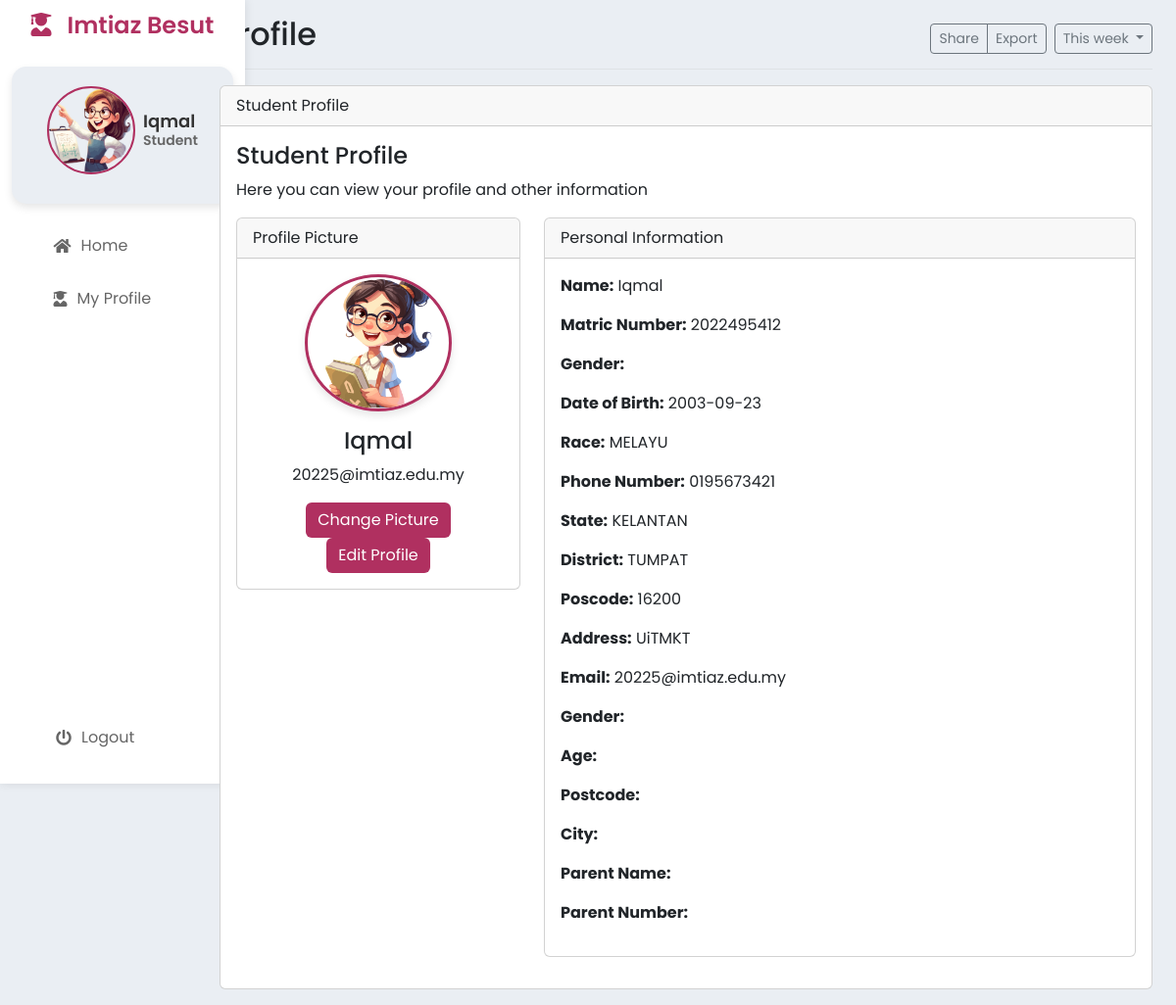
Page /StudentProfile.php (signed in) on the committed database.
### tables this page shows
CREATE TABLE `student` (
  `studID` int NOT NULL,
  `studName` varchar(50) NOT NULL,
  `studIC` varchar(12) NOT NULL,
  `studGender` varchar(2) NOT NULL,
  `studDOB` date DEFAULT NULL,
  `studPhone` varchar(15) DEFAULT NULL,
  `studState` varchar(50) DEFAULT NULL,
  `studDistrict` varchar(50) DEFAULT NULL,
  `studPoscode` int DEFAULT NULL,
  `studAddress` varchar(100) DEFAULT NULL,
  `studRace` varchar(20) DEFAULT NULL,
  `studEmail` varchar(30) DEFAULT NULL,
  `studPassword` varchar(30) DEFAULT NULL
);

### StudentProfile.php (the view, shortened to what this page needs)
<?php
include 'StudentHeader.php';
include 'process/db.php';
$studID = $_SESSION['studID'];
$sql = "select * FROM student WHERE studID = ?";
$stmt = $conn->prepare($sql);
$stmt->bind_param("i", $studID);
$stmt->execute();
$result = $stmt->get_result();
if ($result->num_rows > 0) {
    while ($row = $result->fetch_assoc()) {
        $name = $row['studName'];
        $email = $row['studEmail'];
        $gender = $row['studGender'];
        $state = $row['studState'];
        $district = $row['studDistrict'];
        $poscode = $row['studPoscode'];
        $address = $row['studAddress'];
        $phone = $row['studPhone'];
        $DOB = $row['studDOB'];
        $race = $row['studRace'];
        $gender = $row['stuGender'];
        $age = $row['stuAge'];
        $postcode = $row['studPostcode'];
        $city = $row['studCity'];
        $parentName = $row['studParentName'];
        $parentNo = $row['studParentNo'];
    }
}
?>
<div class="row">
    <div class="col-md-12">
        <div class="card mb-3">
            <div class="card-header">Student Profile</div>
            <div class="card-body">
                <h4>Student Profile</h4>
                <p>Here you can view your profile and other information</p>
                <div class="row">
                    <div class="col-md-4">
                        <div class="card mb-3">
                            <div class="card-header">Profile Picture</div>
                            <div class="card-body text-center">
                                <img src="student.png" alt="Profile Picture" class="profile-img">
                                <h4 class="mt-3"><?php echo $name; ?></h4>
                                <p><?php echo $email; ?></p>
                                <button class="btn btn-primary" data-bs-toggle="modal" data-bs-target="#changePictureModal">Change Picture</button>
                                <button class="btn btn-primary" data-bs-toggle="modal" data-bs-target="#editProfileModal1">Edit Profile</button>
                            </div>
                        </div>
                    </div>
                    <div class="col-md-8">
                        <div class="card mb-3">
                            <div class="card-header">Personal Information</div>
                            <div class="card-body student-info">
                                <p><strong>Name:</strong> <?php echo $name; ?></p>
                                <p><strong>Matric Number:</strong> <?php echo $studID; ?></p>
                                <p><strong>Gender:</strong> <?php echo $gender; ?></p>
                                <p><strong>Date of Birth:</strong> <?php echo $DOB; ?></p>
                                <p><strong>Race:</strong> <?php echo $race; ?></p>
                                <p><strong>Phone Number:</strong> <?php echo $phone; ?></p>
                                <p><strong>State:</strong> <?php echo $state; ?></p>
                                <p><strong>District:</strong> <?php echo $district; ?></p>
                                <p><strong>Poscode:</strong> <?php echo $poscode; ?></p>
                                <p><strong>Address:</strong> <?php echo $address; ?></p>
                                <p><strong>Email:</strong> <?php echo $email; ?></p>
                                <p><strong>Gender:</strong> <?php echo $gender; ?></p>
                                <p><strong>Age:</strong> <?php echo $age; ?></p>
                                <p><strong>Postcode:</strong> <?php echo $postcode; ?></p>
                                <p><strong>City:</strong> <?php echo $city; ?></p>
                                <p><strong>Parent Name:</strong> <?php echo $parentName; ?></p>
                                <p><strong>Parent Number:</strong> <?php echo $parentNo; ?></p>
                            </div>
                        </div>
                    </div>
                </div>
            </div>
        </div>
    </div>
</div>
</main>
</body>
</html>

### styles.css (style rules this page uses)
:root { --background-color: #EAEEF3; --pop-color: #fff; --active-font-color: #B03060; --softer-color: #c4436e; }
* { margin: 0; padding: 0; box-sizing: border-box; font-family: 'Poppins', sans-serif; }
body { display: flex; min-height: 100vh; background: var(--background-color); }
.btn-primary { background-color:var(--active-font-color); border: none; }
.profile-img { width: 100%; height: auto; max-width: 150px; border-radius: 50%; border: 3px solid var(--active-font-color); box-shadow: 0 4px 8px rgba(0, 0, 0, 0.1); }
.btn-primary { background-color: var(--active-font-color); border: none; }

### rows in the picture
student: studName "Iqmal", studEmail "20225@imtiaz.edu.my", studDOB "2003-09-23", studRace "MELAYU", studPhone "0195673421", studState "KELANTAN", studDistrict "TUMPAT", studPoscode "16200", studAddress "UiTMKT"

### other values in the picture
$studName "Iqmal"
$title "Profile"
$studID "2022495412"
